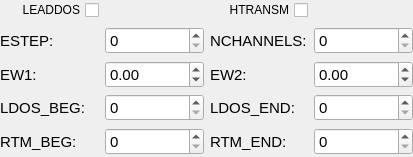
               <widget class="QWidget" name="scrollAreaWidgetContents_3">
                <property name="geometry">
                 <rect>
                  <x>0</x>
                  <y>0</y>
                  <width>413</width>
                  <height>157</height>
                 </rect>
                </property>
                <layout class="QGridLayout" name="gridLayout_7">
                 <property name="leftMargin">
                  <number>0</number>
                 </property>
                 <property name="topMargin">
                  <number>0</number>
                 </property>
                 <property name="rightMargin">
                  <number>0</number>
                 </property>
                 <property name="bottomMargin">
                  <number>1</number>
                 </property>
                 <item row="0" column="0">
                  <layout class="QGridLayout" name="gridLayout_4">
                   <item row="1" column="3" rowspan="2">
                    <widget class="QSpinBox" name="nchannelsSpin">
                     <property name="font">
                      <font>
                       <pointsize>11</pointsize>
                      </font>
                     </property>
                    </widget>
                   </item>
                   <item row="3" column="1">
                    <widget class="QDoubleSpinBox" name="ew1Spin">
                     <property name="font">
                      <font>
                       <pointsize>11</pointsize>
                      </font>
                     </property>
                     <property name="minimum">
                      <double>-99.989999999999995</double>
                     </property>
                     <property name="singleStep">
                      <double>0.100000000000000</double>
                     </property>
                    </widget>
                   </item>
                   <item row="1" column="0" rowspan="2">
                    <widget class="QLabel" name="label_51">
                     <property name="font">
                      <font>
                       <pointsize>11</pointsize>
                      </font>
                     </property>
                     <property name="text">
                      <string>ESTEP:</string>
                     </property>
                     <property name="scaledContents">
                      <bool>true</bool>
                     </property>
                     <property name="buddy">
                      <cstring>theoryCombo</cstring>
                     </property>
                    </widget>
                   </item>
                   <item row="1" column="2" rowspan="2">
                    <widget class="QLabel" name="label_55">
                     <property name="font">
                      <font>
                       <pointsize>11</pointsize>
                      </font>
                     </property>
                     <property name="text">
                      <string>NCHANNELS:</string>
                     </property>
                     <property name="scaledContents">
                      <bool>true</bool>
                     </property>
                     <property name="buddy">
                      <cstring>theoryCombo</cstring>
                     </property>
                    </widget>
                   </item>
                   <item row="0" column="2">
                    <widget class="QCheckBox" name="htransmCheck">
                     <property name="enabled">
                      <bool>true</bool>
                     </property>
                     <property name="layoutDirection">
                      <enum>Qt::RightToLeft</enum>
                     </property>
                     <property name="text">
                      <string>HTRANSM</string>
                     </property>
                     <property name="checked">
                      <bool>false</bool>
                     </property>
                    </widget>
                   </item>
                   <item row="4" column="3">
                    <widget class="QSpinBox" name="ldosendSpin">
                     <property name="font">
                      <font>
                       <pointsize>11</pointsize>
                      </font>
                     </property>
                     <property name="maximum">
                      <number>999</number>
                     </property>
                    </widget>
                   </item>
                   <item row="3" column="3">
                    <widget class="QDoubleSpinBox" name="ew2Spin">
                     <property name="font">
                      <font>
                       <pointsize>11</pointsize>
                      </font>
                     </property>
                     <property name="minimum">
                      <double>-99.989999999999995</double>
                     </property>
                     <property name="singleStep">
                      <double>0.100000000000000</double>
                     </property>
                    </widget>
                   </item>
                   <item row="3" column="2">
                    <widget class="QLabel" name="label_36">
                     <property name="font">
                      <font>
                       <pointsize>11</pointsize>
                      </font>
                     </property>
                     <property name="text">
                      <string>EW2:</string>
                     </property>
                     <property name="scaledContents">
                      <bool>true</bool>
                     </property>
                     <property name="buddy">
                      <cstring>theoryCombo</cstring>
                     </property>
                    </widget>
                   </item>
                   <item row="4" column="1">
                    <widget class="QSpinBox" name="ldosbegSpin">
                     <property name="font">
                      <font>
                       <pointsize>11</pointsize>
                      </font>
                     </property>
                     <property name="maximum">
                      <number>999</number>
                     </property>
                    </widget>
                   </item>
                   <item row="3" column="0">
                    <widget class="QLabel" name="label_35">
                     <property name="font">
                      <font>
                       <pointsize>11</pointsize>
                      </font>
                     </property>
                     <property name="text">
                      <string>EW1:</string>
                     </property>
                     <property name="scaledContents">
                      <bool>true</bool>
                     </property>
                     <property name="buddy">
                      <cstring>theoryCombo</cstring>
                     </property>
                    </widget>
                   </item>
                   <item row="0" column="0">
                    <widget class="QCheckBox" name="leaddosCheck">
                     <property name="enabled">
                      <bool>true</bool>
                     </property>
                     <property name="layoutDirection">
                      <enum>Qt::RightToLeft</enum>
                     </property>
                     <property name="text">
                      <string>LEADDOS</string>
                     </property>
                     <property name="checked">
                      <bool>false</bool>
                     </property>
                    </widget>
                   </item>
                   <item row="4" column="2">
                    <widget class="QLabel" name="label_54">
                     <property name="font">
                      <font>
                       <pointsize>11</pointsize>
                      </font>
                     </property>
                     <property name="text">
                      <string>LDOS_END:</string>
                     </property>
                     <property name="scaledContents">
                      <bool>true</bool>
                     </property>
                     <property name="buddy">
                      <cstring>theoryCombo</cstring>
                     </property>
                    </widget>
                   </item>
                   <item row="4" column="0">
                    <widget class="QLabel" name="label_53">
                     <property name="font">
                      <font>
                       <pointsize>11</pointsize>
                      </font>
                     </property>
                     <property name="text">
                      <string>LDOS_BEG:</string>
                     </property>
                     <property name="scaledContents">
                      <bool>true</bool>
                     </property>
                     <property name="buddy">
                      <cstring>theoryCombo</cstring>
                     </property>
                    </widget>
                   </item>
                   <item row="5" column="1" rowspan="2">
                    <widget class="QSpinBox" name="rtmbegSpin">
                     <property name="font">
                      <font>
                       <pointsize>11</pointsize>
                      </font>
                     </property>
                     <property name="maximum">
                      <number>999</number>
                     </property>
                    </widget>
                   </item>
                   <item row="5" column="3" rowspan="2">
                    <widget class="QSpinBox" name="rtmendSpin">
                     <property name="font">
                      <font>
                       <pointsize>11</pointsize>
                      </font>
                     </property>
                     <property name="maximum">
                      <number>999</number>
                     </property>
                    </widget>
                   </item>
                   <item row="5" column="2" rowspan="2">
                    <widget class="QLabel" name="label_56">
                     <property name="font">
                      <font>
                       <pointsize>11</pointsize>
                      </font>
                     </property>
                     <property name="text">
                      <string>RTM_END:</string>
                     </property>
                     <property name="scaledContents">
                      <bool>true</bool>
                     </property>
                     <property name="buddy">
                      <cstring>theoryCombo</cstring>
                     </property>
                    </widget>
                   </item>
                   <item row="5" column="0" rowspan="2">
                    <widget class="QLabel" name="label_57">
                     <property name="font">
                      <font>
                       <pointsize>11</pointsize>
                      </font>
                     </property>
                     <property name="text">
                      <string>RTM_BEG:</string>
                     </property>
                     <property name="scaledContents">
                      <bool>true</bool>
                     </property>
                     <property name="buddy">
                      <cstring>theoryCombo</cstring>
                     </property>
                    </widget>
                   </item>
                   <item row="1" column="1" rowspan="2">
                    <widget class="QSpinBox" name="estepSpin">
                     <property name="font">
                      <font>
                       <pointsize>11</pointsize>
                      </font>
                     </property>
                    </widget>
                   </item>
                  </layout>
                 </item>
                </layout>
               </widget>
